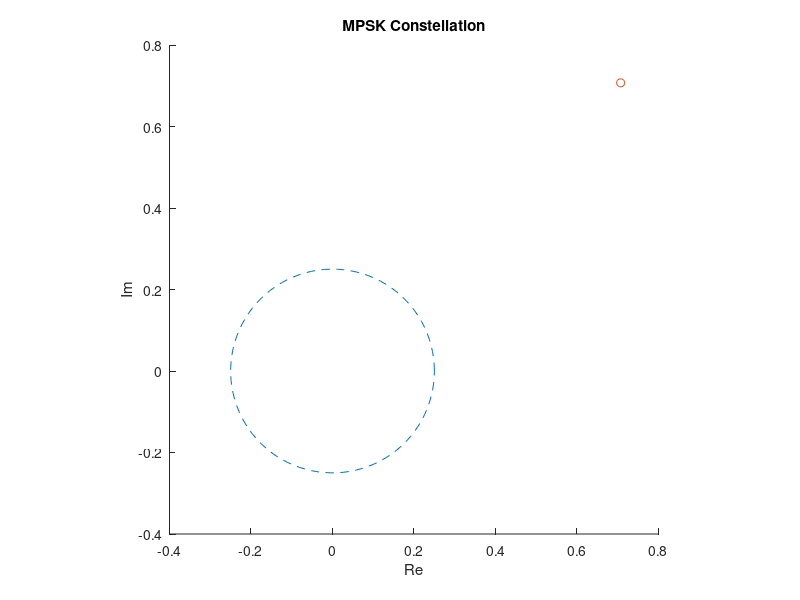

Reproduce this figure in MATLAB.
% Digital QAM

clf

A = 0.25;
K = 2; % no of bits
M = 2^K; % no of symbols.

a = pi/4; % Tx phase offset

% Constellation
si = (1)*exp(i*2*pi*(1) + i*a)

% Circle
t = linspace(0, 1, 100);
hold on; %grid on;
plot(real(A*exp(i*2*pi*t)), imag(A*exp(i*2*pi*t)), '--')
plot(si,'o')


% Decision regions
% dr = 1.5*si*exp(i*2*pi*1/(2*M)); % Take constellation points and rotate by half a segment. Draw as lines.
% for k=1:M
%   plot([0 real(dr(k))], [0 imag(dr(k))], 'r--')
% end


axis square; title('MPSK Constellation');
xlabel('Re'); ylabel('Im');